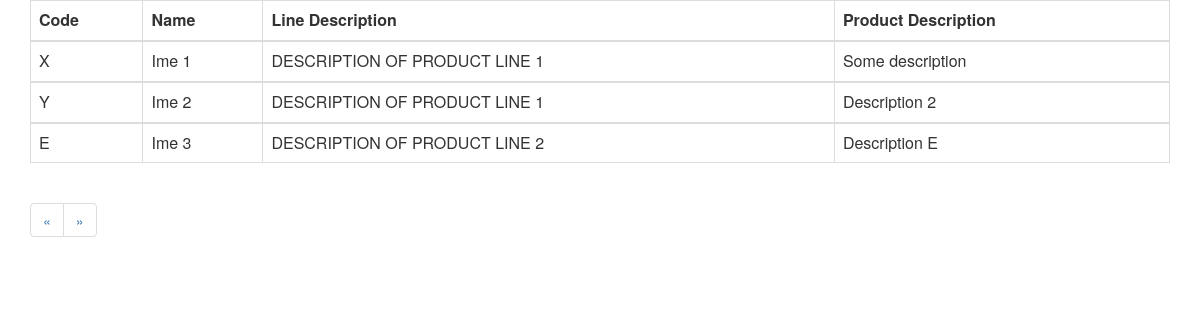
The app's page /tests/index.php with its own data.
### tables this page shows
CREATE TABLE IF NOT EXISTS `products` (
`id` int(11) NOT NULL,
  `productCode` varchar(50) NOT NULL,
  `productName` varchar(50) NOT NULL,
  `productLine` int(11) NOT NULL,
  `productDescription` text NOT NULL
);

CREATE TABLE IF NOT EXISTS `productlines` (
`id` int(11) NOT NULL,
  `textDescription` text NOT NULL
);

### src/Test.php (the view, shortened to what this page needs)
<?php
class Test
{
	public $mysqli;
	function __construct()
	{
		$hostname = "localhost";
		$username = "root";
		$password = "";
		$database = "test";
		$this->mysqli = new \mysqli($hostname, $username, $password, $database);
	}
	public function generateTable($page)
	{
		if($page != NULL)
		{
			$offset = $page*3;
			$query = "SELECT * FROM products
			INNER JOIN productlines ON (productlines.id = products.productLine)
			LIMIT 3 OFFSET $offset";
		}
		else
		{
			$query = "SELECT * FROM products
			INNER JOIN productlines ON (productlines.id = products.productLine)
			LIMIT 3";
		}
		$results = $this->mysqli->query($query);
		echo '
		<table class="table table-bordered table-stripped">
		 <thead>
		  <tr>
		     <th>Code</th>
		     <th>Name</th>
		     <th>Line Description</th>
		     <th>Product Description</th>
		  </tr>
		 </thead>';
		while ($row = $results->fetch_assoc())
		{
			echo '
			 <tbody>
			  <tr>
			     <td>'.$row["productCode"].'</td>
			     <td>'.$row["productName"].'</td>
			     <td>'.$row["textDescription"].'</td>
			     <td>'.$row["productDescription"].'</td>
			  </tr>
			 </tbody>';
		}
		echo '</table>';
		$next_page = $page+1;
		$previous_page = $page-1;
		if($page == 0)
			$previous_page = 0;
		echo '
		<nav aria-label="Page navigation">
		  <ul class="pagination">
		    <li>
		      <a href="index.php?page='.$previous_page.'" aria-label="Previous">
		        <span aria-hidden="true">&laquo;</span>
		      </a>
		    </li>
		    <li>
		      <a href="index.php?page='.$next_page.'" aria-label="Next">
		        <span aria-hidden="true">&raquo;</span>
		      </a>
		    </li>
		  </ul>
		</nav>
		';
	}
}
?>

### tests/index.php (shortened to what this page needs)
<?php
$x = new Test;
?>
<html>
	<head>
	<link rel="stylesheet" href="https://maxcdn.bootstrapcdn.com/bootstrap/3.3.7/css/bootstrap.min.css">
	</head>
	<body>
	<div class="container">
	<?php
	$x->generateTable(isset($_GET["page"]) ? $_GET["page"] : NULL);
	?>
	</div>
	</body>
</html>

### records on screen
products: productCode "X", productName "Ime 1", productlines.textDescription "DESCRIPTION OF PRODUCT LINE 1", productDescription "Some description"
products: productCode "Y", productName "Ime 2", productlines.textDescription "DESCRIPTION OF PRODUCT LINE 1", productDescription "Description 2"
products: productCode "E", productName "Ime 3", productlines.textDescription "DESCRIPTION OF PRODUCT LINE 2", productDescription "Description E"
